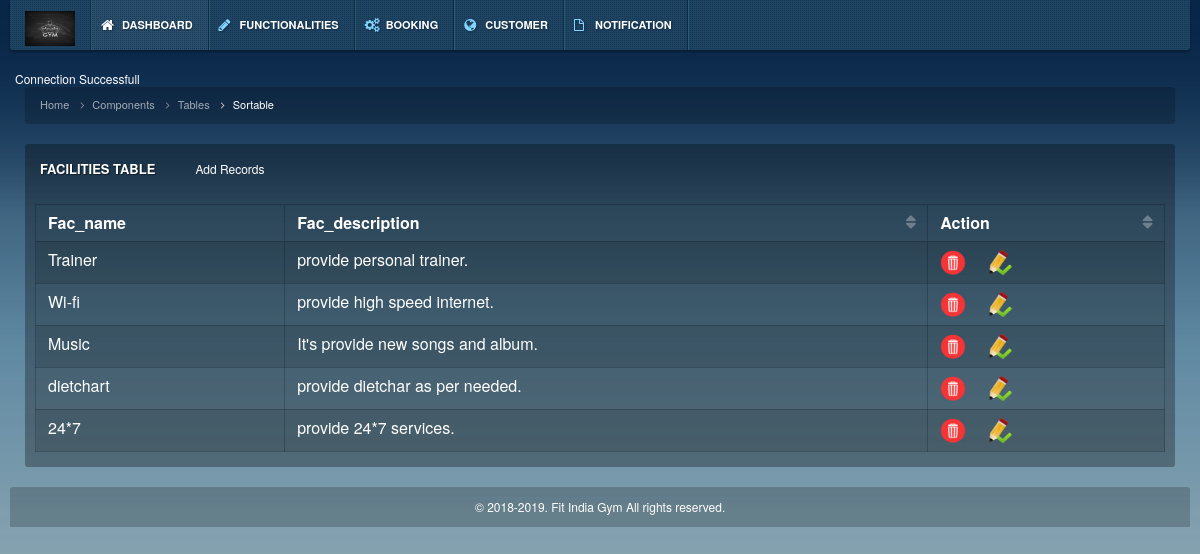
Screenshot of /admin/facilities_tbl.php with the database file from the repository.
### tables this page shows
CREATE TABLE `facilities` (
  `Fac_id` int(11) NOT NULL,
  `Fac_name` varchar(15) NOT NULL,
  `Fac_description` varchar(150) NOT NULL
);

### admin/facilities_tbl.php (the view, shortened to what this page needs)
<?php
include("header.php");
?>
<?php
	require_once('../config/connection.php')?>
<!DOCTYPE html>
<html lang="en">
<head>
    <link href="css/stylesheets.css" rel="stylesheet" type="text/css">
</head>
<body class="bg-img-num1">
    <div class="container">
        <div class="row">
            <div class="col-md-12">
                <ol class="breadcrumb">
                    <li><a href="#">Home</a></li>
                    <li><a href="#">Components</a></li>
                    <li><a href="#">Tables</a></li>
                    <li class="active">Sortable</li>
                </ol>
            </div>
        </div>
        <div class="row">
            <div class="col-md-12">
                <div class="block">
                    <div class="header">
                        <h2>Facilities Table</h2>
						<span> <a href="facilities_ins.php"> Add Records </a> </span>
                    </div>
                    <div class="content">
                        <table cellpadding="0" cellspacing="0" width="100%" class="table table-bordered table-striped sortable_default">
                            <thead>
	<th> 	Fac_name </th>
	<th> 	Fac_description </th>
	<th>   Action	 </th>
                            </thead>
                            <tbody>
                                		<?php
												$sql="Select * from facilities";
												$result=mysqli_query($conn,$sql);
												while($row = mysqli_fetch_array($result))
												{
													echo "<tr>";
												echo "<td>" . $row['Fac_name'] . "</td>";
												echo "<td>" . $row['Fac_description'] . "</td>";
												echo "<td> <a href=\"delete_fac.php?id=$row[Fac_id]\"><img
												src=\"img/delete2.png\"   height='25'/> </a> &nbsp; &nbsp;
												<a href=\"facilities_update.php?id=$row[Fac_id]&name=$row[Fac_name]\"><img
												src=\"img/edit1.png\"   height='25'/> </a></td>";
												echo "</tr>";
												}
												?>
                            </tbody>
                        </table>
                    </div>
                </div>
            </div>
        </div>
    </div>
</body>
</html>
<?php
include("footer.php");
?>

### admin/css/stylesheet.css (style rules this page uses)
html { height: 100%; min-height: 100%; }
body { background: url('../img/background/bg_num1.jpg') left top repeat-x #082648; font-family: 'Helvetica Neue', 'Helvetica', Arial, sans-serif; color: #FFF; height: 100%; min-height: 100%; font-size: 12px; }
a { color: #FFF; outline: 0 !important; }
.container { max-width: none !important; width: 100%; }
[class^='col-xs-'], [class^='col-sm-'], [class^='col-md-'], [class^='col-lg-'] { position: relative;min-height: 1px;padding-left: 10px;padding-right: 10px; }
.block .user .info .informer, .block .head h2, .block .header h2, .block .head-panel .hp-info { text-shadow: 1px 1px 1px rgba(0,0,0,0.5); }
.block > div:first-child { -moz-border-top-left-radius: 3px; -webkit-border-top-left-radius: 3px; border-top-left-radius: 3px; -moz-border-top-right-radius: 3px; -webkit-border-top-right-radius: 3px; border-top-right-radius: 3px; }
.block > div:last-child { -moz-border-bottom-left-radius: 3px; -webkit-border-bottom-left-radius: 3px; border-bottom-left-radius: 3px; -moz-border-bottom-right-radius: 3px; -webkit-border-bottom-right-radius: 3px; border-bottom-right-radius: 3px; }
.block { margin-bottom: 20px; float: left; width: 100%; position: relative; }
.block .header, .block .content, .block .footer, .block .toolbar, .block .header.header-default, .block .content.content-default, .block .toolbar.toolbar-default, .block .footer.footer-defaut { background: rgba(0,0,0,0.3); float: left; width: 100%; }
.block .header, .block .footer, .block .toolbar { padding: 10px; }
.block .header { padding: 10px 15px; }
.block .header h2, .block .head h2 { font-size: 13px; color: #FFF; padding: 0px; margin: 0px; display: block; float: left; text-transform: uppercase; font-weight: bold; }
.block .content { padding: 10px; }
.block .footer, .block .header, .block .toolbar, .block .head,.block .header h2, .block .head h2 { line-height: 30px; }
h2 { font-size: 23px; }
h1,h2,h3,h4,h5,h6 { margin-top: 0px; margin-bottom: 10px; }
.table { margin-bottom: 0px; }
.table thead>tr>th,.table thead>tr>th, .table tbody>tr>th, .table tfoot>tr>th, .table thead>tr>td, .table tbody>tr>td, .table tfoot>tr>td, .table-bordered, .table-bordered>thead>tr>th, .table-bordered>tbody>tr>th, .table-bordered>tfoot>tr>th, .table-bordered>thead>tr>td, .table-bordered>tbody>tr>td, .table-bordered>tfoot>tr>td { border-color: rgba(0,0,0,0.2); line-height: 20px; padding-left: 12px; padding-right: 12px; }
.table thead>tr>th { border-bottom: 0px; }
.table-striped>tbody>tr:nth-child(odd) { background: none; }
.table-striped>tbody>tr:nth-child(odd)>td, .table-striped>tbody>tr:nth-child(odd)>th { background: rgba(0,0,0,0.1); }
.breadcrumb { background: rgba(0,0,0,0.2); color: #FFF; padding: 10px 15px; font-size: 11px; }
.breadcrumb > li+li:before { content: "\f105"; font-family: 'FontAwesome'; padding: 0px 8px; }
.breadcrumb > li { color: #FFF; opacity: 0.6; filter: alpha(opacity=60); }
.breadcrumb > li.active { opacity: 1; filter: alpha(opacity=100); color: #FFF; }
.dataTable { float: left; border-bottom: 1px solid #DAE1E8; margin-bottom: 5px; }
.sorting_desc,.sorting_asc,.sorting { position: relative; cursor: pointer; }
.sorting:before,.sorting_desc:before,.sorting_asc:before { float: right; font-family: 'FontAwesome'; opacity: 0.9; filter: alpha(opacity=90); }
.sorting:before { content: "\f0dc"; opacity: 0.3; filter: alpha(opacity=30); }

### admin/css/backgrounds.css (style rules this page uses)
.bg-img-num1 { background: url('../img/background/bg_num1.jpg') left top repeat-x #082648; }

### rows the page displays
facilities: Fac_name "Trainer", Fac_description "provide personal trainer."
facilities: Fac_name "Wi-fi", Fac_description "provide high speed internet."
facilities: Fac_name "Music", Fac_description "It's provide new songs and album."
facilities: Fac_name "dietchart", Fac_description "provide dietchar as per needed."
facilities: Fac_name "24*7", Fac_description "provide 24*7 services."
